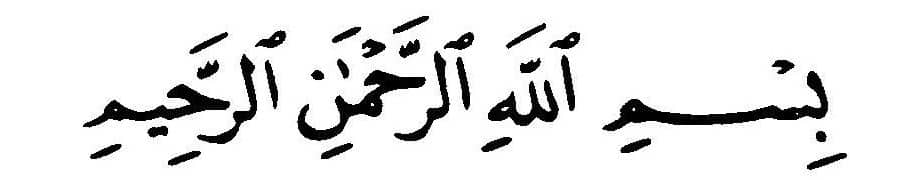
%> input picture 00.jpg, 899 x 180 px
$ octave --eval "result = extract(imread('00.jpg'));"   (GNU Octave 9; MATLAB toolbox functions it lacks are replaced by stand-ins)
%> lines starting %> are read from the running program, lines starting %| are printed output that depends on the picture; in (x1, y1, x2, y2) boxes, pixels count from 0 and x2, y2 are one past the last pixel; in counts of white or black regions, pixels touching at a corner belong together; the program's own positions count from 1
function [BW2]=  extract(x)
if x==1
im = imread('1.jpg');
else
 im = imread('2.jpg');
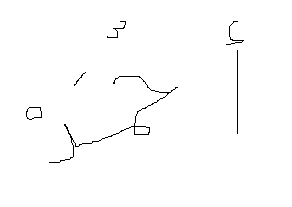
%> input picture 2.jpg, 292 x 207 px
%> im is the input picture: size 207x292x3 uint8; 99.1% white; black in thin lines or dots, all inside (x1, y1, x2, y2) = (26, 21, 244, 163)
end
im=rgb2gray(im);
BW=im>50;
BW=~BW;
cc = bwconncomp(BW);
%> cc = 6 connected components
stats = regionprops(cc, 'Area');
%> stats = 6 regions; Area: 312, 84, 54, 47, 44, 20
idx = find([stats.Area] < 270);
%> idx = [1 3 4 5 6]
BW2 = ismember(labelmatrix(cc), idx);
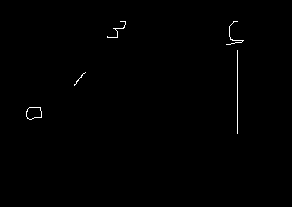
%> BW2: size 207x292 logical; 0.41% white in thin lines or dots, all inside (x1, y1, x2, y2) = (26, 21, 244, 134)
%imtool(BW2)
end
